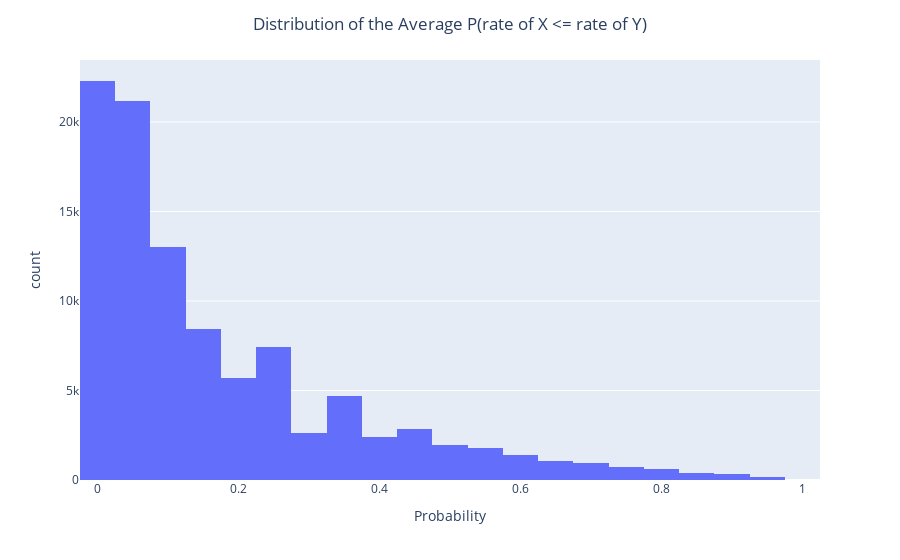

Notebook code for this chart:
### Code cell
def simulateP(p1, n1, p2, n2, nExperiments=100000):
    x1=stats.binom.rvs(p=p1, n=n1, size=nExperiments)
    a1=1+x1
    b1=1+n1-x1

    x2=stats.binom.rvs(p=p2, n=n2, size=nExperiments)
    a2=1+x2
    b2=1+n2-x2

    n=500
    betaRVS_1=[stats.beta.rvs(i, j, size=n) for i,j in zip(a1,b1)]
    betaRVS_2=[stats.beta.rvs(i, j, size=n) for i,j in zip(a2,b2)]

    AvgProb=[i<=j for i,j in zip(betaRVS_1,betaRVS_2)]
    AvgProb=[np.average(i) for i in AvgProb]

    fig=px.histogram(dict(AvgProb=AvgProb), x="AvgProb", nbins=50)
    fig.update_layout(title=dict(text="Distribution of the Average P(rate of X <= rate of Y)", x=0.5))
    fig.update_xaxes(title_text="Probability")
    fig.show()

simulateP(4.2/5, 10, 3.0/5, 18)

### Figure 1 — Plotly figure (JSON) as saved in the notebook; plotly's stock layout.template omitted (floating-point values rounded to 4 significant figures; data arrays with more than 128 entries replaced by an {"elided": "..."} marker saying what was removed)
{"data": [{"alignmentgroup": "True", "bingroup": "x", "hovertemplate": "AvgProb=%{x}<br>count=%{y}<extra></extra>", "legendgroup": "", "marker": {"color": "#636efa", "pattern": {"shape": ""}}, "name": "", "nbinsx": 50, "offsetgroup": "", "orientation": "v", "showlegend": false, "type": "histogram", "x": {"elided": "100000 float values"}, "xaxis": "x", "yaxis": "y"}], "layout": {"barmode": "relative", "legend": {"tracegroupgap": 0}, "margin": {"t": 60}, "title": {"text": "Distribution of the Average P(rate of X <= rate of Y)", "x": 0.5}, "xaxis": {"anchor": "y", "domain": [0, 1], "title": {"text": "Probability"}}, "yaxis": {"anchor": "x", "domain": [0, 1], "title": {"text": "count"}}}}
